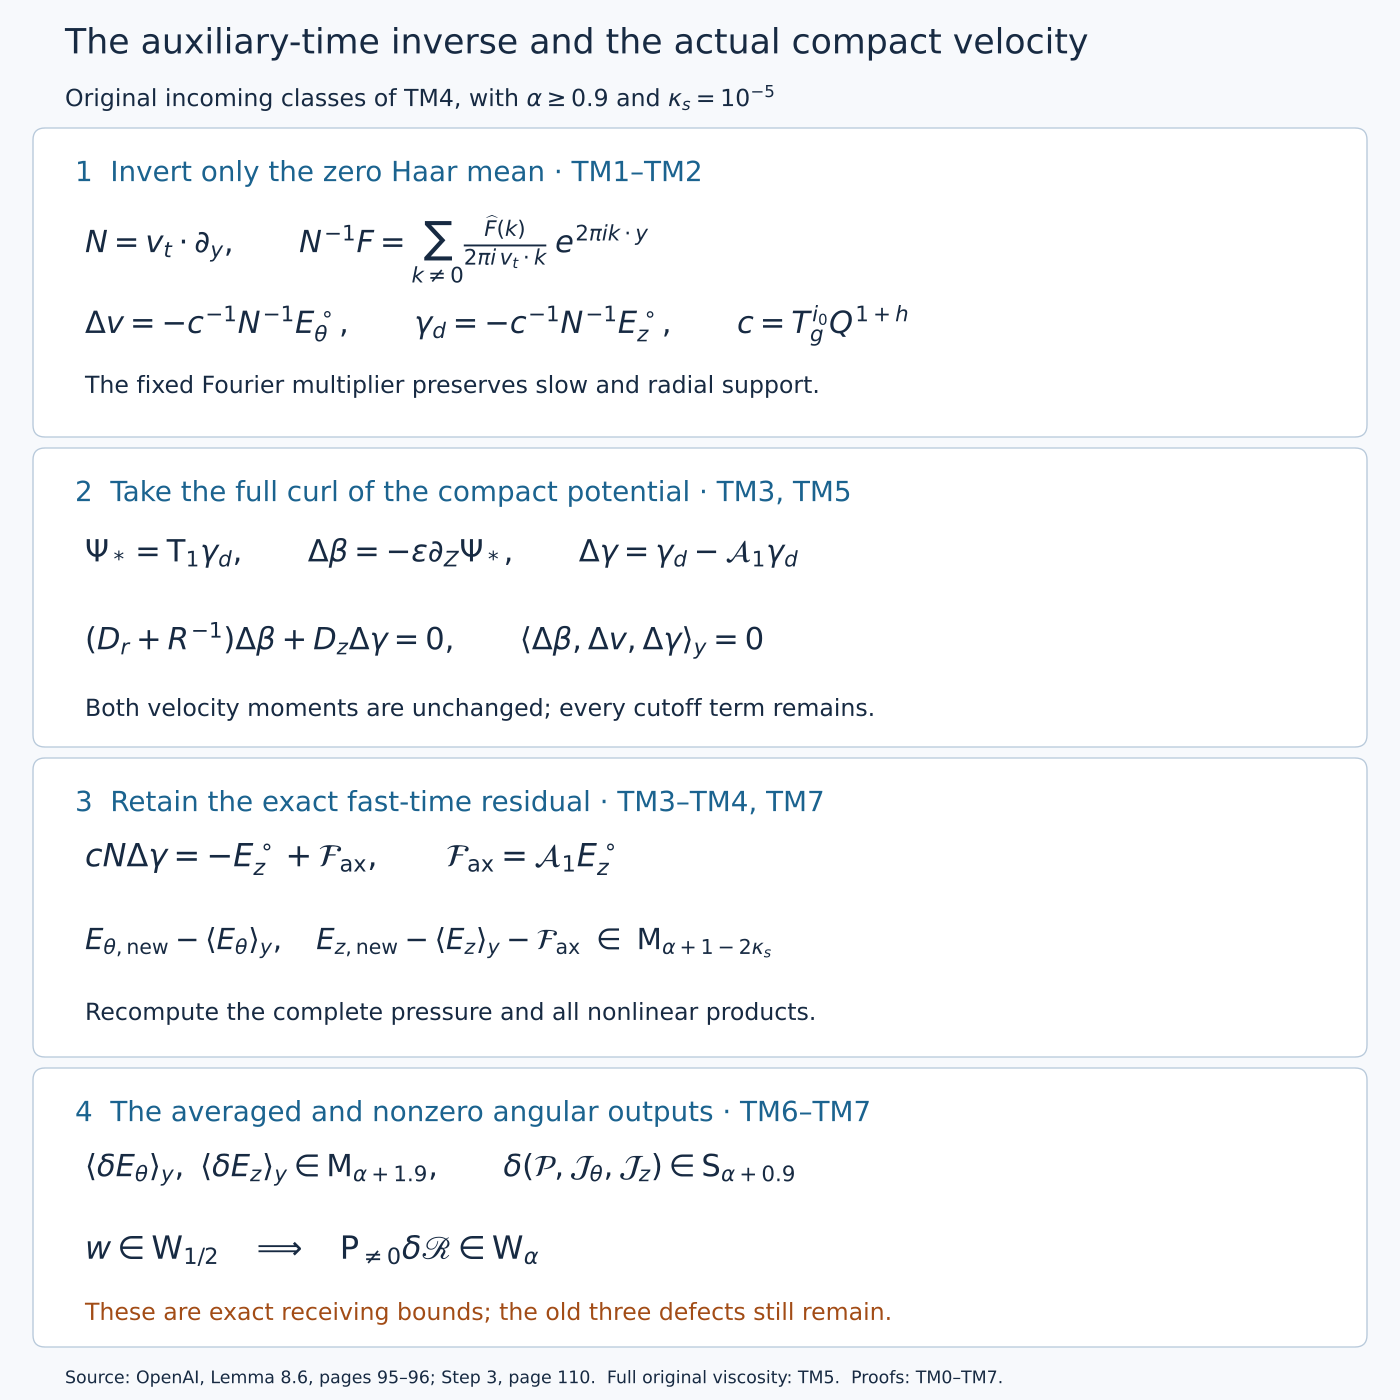

Here is the Python script that generated this plot:
"""The full temporal correction and its receiving maps, TM0–TM7."""
from pathlib import Path
import re
import matplotlib
matplotlib.use("Agg")
import matplotlib.pyplot as plt
from matplotlib.patches import FancyBboxPatch
out=Path(__file__).resolve().parent
fig=plt.figure(figsize=(14,14),dpi=100,facecolor="#f7f9fc")
ax=fig.add_axes([0,0,1,1]);ax.set(xlim=(0,14),ylim=(0,14));ax.axis("off")
ink,blue,orange="#172a42","#1b638f","#a24c16"
def text(x,y,s,size=20,color=ink):
    ax.text(x,y,s,va="top",fontsize=size,color=color,linespacing=1.45)
def panel(y,h,title):
    ax.add_patch(FancyBboxPatch((.45,y),13.1,h,boxstyle="round,pad=.12",
        linewidth=1,edgecolor="#b9cadb",facecolor="white"))
    text(.75,y+h-.2,title,20,blue)
text(.65,13.73,"The auxiliary-time inverse and the actual compact velocity",25)
text(.65,13.15,r"Original incoming classes of TM4, with $\alpha\geq0.9$ and $\kappa_s=10^{-5}$",17)
panel(9.75,2.85,"1  Invert only the zero Haar mean · TM1–TM2")
text(.85,11.85,r"$N=v_t\cdot\partial_y,\qquad"
     r"N^{-1}F=\sum_{k\ne0}\frac{\widehat{F}(k)}{2\pi i\,v_t\cdot k}\,e^{2\pi i k\cdot y}$",22)
text(.85,10.95,r"$\Delta v=-c^{-1}N^{-1}E_\theta^\circ,\qquad"
     r"\gamma_d=-c^{-1}N^{-1}E_z^\circ,\qquad c=T_g^{i_0}Q^{1+h}$",22)
text(.85,10.25,"The fixed Fourier multiplier preserves slow and radial support.",17)
panel(6.65,2.75,"2  Take the full curl of the compact potential · TM3, TM5")
text(.85,8.62,r"$\Psi_*=\mathsf{T}_1\gamma_d,\qquad"
     r"\Delta\beta=-\varepsilon\partial_Z\Psi_*,\qquad"
     r"\Delta\gamma=\gamma_d-\mathcal{A}_1\gamma_d$",22)
text(.85,7.78,r"$(D_r+R^{-1})\Delta\beta+D_z\Delta\gamma=0,\qquad"
     r"\langle\Delta\beta,\Delta v,\Delta\gamma\rangle_y=0$",22)
text(.85,7.02,"Both velocity moments are unchanged; every cutoff term remains.",17)
panel(3.55,2.75,"3  Retain the exact fast-time residual · TM3–TM4, TM7")
text(.85,5.57,r"$cN\Delta\gamma=-E_z^\circ+\mathcal{F}_{\rm ax},\qquad"
     r"\mathcal{F}_{\rm ax}=\mathcal{A}_1E_z^\circ$",23)
text(.85,4.73,r"$E_{\theta,\rm new}-\langle E_\theta\rangle_y,\quad"
     r"E_{z,\rm new}-\langle E_z\rangle_y-\mathcal{F}_{\rm ax}"
     r"\ \in\ \mathsf{M}_{\alpha+1-2\kappa_s}$",21)
text(.85,3.98,"Recompute the complete pressure and all nonlinear products.",17)
panel(.65,2.55,"4  The averaged and nonzero angular outputs · TM6–TM7")
text(.85,2.47,r"$\langle\delta E_\theta\rangle_y,\ \langle\delta E_z\rangle_y"
     r"\in\mathsf{M}_{\alpha+1.9},\qquad"
     r"\delta(\mathcal{P},\mathcal{J}_\theta,\mathcal{J}_z)\in\mathsf{S}_{\alpha+0.9}$",22)
text(.85,1.65,r"$w\in\mathsf{W}_{1/2}\quad\Longrightarrow\quad"
     r"\mathsf{P}_{\ne0}\delta\mathscr{R}\in\mathsf{W}_\alpha$",23)
text(.85,.98,"These are exact receiving bounds; the old three defects still remain.",17,orange)
text(.65,.3,"Source: OpenAI, Lemma 8.6, pages 95–96; Step 3, page 110.  Full original viscosity: TM5.  Proofs: TM0–TM7.",12.5)
for ext in ["svg","png"]:fig.savefig(out/("auxiliary-time-correction."+ext),dpi=100)
p=out/"auxiliary-time-correction.svg"
p.write_text(re.sub(r'width="1008pt" height="1008pt"','width="1400" height="1400"',
    p.read_text(encoding="utf8")),encoding="utf8")
plt.close(fig)
